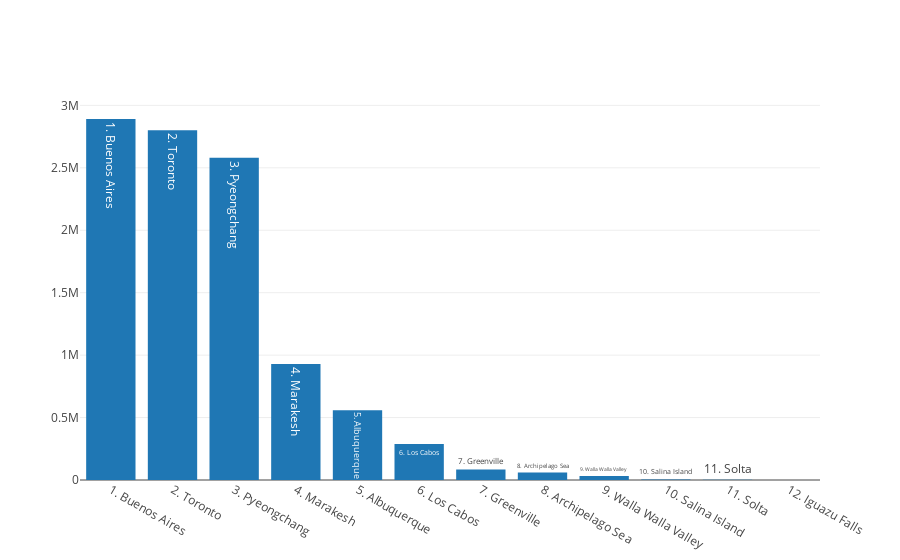

Source (notebook cell):
### Code cell
import plotly
plotly.offline.init_notebook_mode(connected=True)
plotly.offline.iplot([trace_populations])

### Figure 1 — Plotly figure (JSON) as saved in the notebook; plotly's stock layout.template omitted (floating-point values rounded to 4 significant figures)
{"data": [{"name": "populations", "text": ["1. Buenos Aires", "2. Toronto", "3. Pyeongchang", "4. Marakesh", "5. Albuquerque", "6. Los Cabos", "7. Greenville", "8. Archipelago Sea", "9. Walla Walla Valley", "10. Salina Island", "11. Solta", "12. Iguazu Falls"], "type": "bar", "uid": "cfd68008-5bcb-11e9-b1b7-835df5aecffb", "x": ["1. Buenos Aires", "2. Toronto", "3. Pyeongchang", "4. Marakesh", "5. Albuquerque", "6. Los Cabos", "7. Greenville", "8. Archipelago Sea", "9. Walla Walla Valley", "10. Salina Island", "11. Solta", "12. Iguazu Falls"], "y": [2891000, 2800000, 2581000, 928850, 559277, 287651, 84554, 60000, 32237, 4000, 1700, 0]}], "layout": {}}
